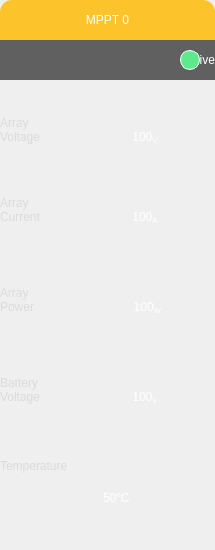
      <widget class="QWidget" name="mppt0" native="true">
       <property name="sizePolicy">
        <sizepolicy hsizetype="Fixed" vsizetype="Fixed">
         <horstretch>0</horstretch>
         <verstretch>0</verstretch>
        </sizepolicy>
       </property>
       <property name="minimumSize">
        <size>
         <width>215</width>
         <height>550</height>
        </size>
       </property>
       <property name="maximumSize">
        <size>
         <width>215</width>
         <height>550</height>
        </size>
       </property>
       <property name="styleSheet">
        <string notr="true">QWidget#mppt0{
border-radius:12px;
background-color:rgba(45, 45, 45,150);
}</string>
       </property>
       <widget class="QLabel" name="mppt0Header">
        <property name="geometry">
         <rect>
          <x>0</x>
          <y>0</y>
          <width>215</width>
          <height>40</height>
         </rect>
        </property>
        <property name="sizePolicy">
         <sizepolicy hsizetype="Fixed" vsizetype="Fixed">
          <horstretch>0</horstretch>
          <verstretch>0</verstretch>
         </sizepolicy>
        </property>
        <property name="minimumSize">
         <size>
          <width>215</width>
          <height>40</height>
         </size>
        </property>
        <property name="maximumSize">
         <size>
          <width>215</width>
          <height>40</height>
         </size>
        </property>
        <property name="styleSheet">
         <string notr="true">QLabel#mppt0Header{
font: 20pt &quot;Arial&quot;;
color:white;
border-top-left-radius:12px;
border-top-right-radius:12px;
background-color:rgba(255, 187, 0, 210 );
}</string>
        </property>
        <property name="text">
         <string>MPPT 0</string>
        </property>
        <property name="alignment">
         <set>Qt::AlignCenter</set>
        </property>
       </widget>
       <widget class="QLabel" name="mppt0AliveLabel">
        <property name="geometry">
         <rect>
          <x>0</x>
          <y>40</y>
          <width>215</width>
          <height>40</height>
         </rect>
        </property>
        <property name="sizePolicy">
         <sizepolicy hsizetype="Fixed" vsizetype="Fixed">
          <horstretch>0</horstretch>
          <verstretch>0</verstretch>
         </sizepolicy>
        </property>
        <property name="minimumSize">
         <size>
          <width>215</width>
          <height>40</height>
         </size>
        </property>
        <property name="maximumSize">
         <size>
          <width>215</width>
          <height>40</height>
         </size>
        </property>
        <property name="styleSheet">
         <string notr="true">QLabel#mppt0AliveLabel{
font: 18pt &quot;Arial&quot;;
color:white;
background-color:rgba(56, 56, 56, 200);
}</string>
        </property>
        <property name="text">
         <string>Alive</string>
        </property>
        <property name="alignment">
         <set>Qt::AlignRight|Qt::AlignTrailing|Qt::AlignVCenter</set>
        </property>
        <property name="margin">
         <number>57</number>
        </property>
       </widget>
       <widget class="QLabel" name="mppt0ArrayVoltageLabel">
        <property name="geometry">
         <rect>
          <x>0</x>
          <y>90</y>
          <width>101</width>
          <height>80</height>
         </rect>
        </property>
        <property name="sizePolicy">
         <sizepolicy hsizetype="Fixed" vsizetype="Fixed">
          <horstretch>0</horstretch>
          <verstretch>0</verstretch>
         </sizepolicy>
        </property>
        <property name="minimumSize">
         <size>
          <width>101</width>
          <height>80</height>
         </size>
        </property>
        <property name="maximumSize">
         <size>
          <width>101</width>
          <height>80</height>
         </size>
        </property>
        <property name="styleSheet">
         <string notr="true">font:16pt &quot;Arial&quot;;
color:rgb(219, 219, 219);</string>
        </property>
        <property name="text">
         <string>Array
Voltage</string>
        </property>
        <property name="margin">
         <number>10</number>
        </property>
       </widget>
       <widget class="QLabel" name="mppt0ArrayCurrentLabel">
        <property name="geometry">
         <rect>
          <x>0</x>
          <y>170</y>
          <width>101</width>
          <height>80</height>
         </rect>
        </property>
        <property name="sizePolicy">
         <sizepolicy hsizetype="Fixed" vsizetype="Fixed">
          <horstretch>0</horstretch>
          <verstretch>0</verstretch>
         </sizepolicy>
        </property>
        <property name="minimumSize">
         <size>
          <width>101</width>
          <height>80</height>
         </size>
        </property>
        <property name="maximumSize">
         <size>
          <width>101</width>
          <height>80</height>
         </size>
        </property>
        <property name="styleSheet">
         <string notr="true">font:16pt &quot;Arial&quot;;
color:rgb(219, 219, 219);</string>
        </property>
        <property name="text">
         <string>Array
Current</string>
        </property>
        <property name="margin">
         <number>10</number>
        </property>
       </widget>
       <widget class="QLabel" name="mppt0ArrayPowerLabel">
        <property name="geometry">
         <rect>
          <x>0</x>
          <y>260</y>
          <width>101</width>
          <height>80</height>
         </rect>
        </property>
        <property name="sizePolicy">
         <sizepolicy hsizetype="Fixed" vsizetype="Fixed">
          <horstretch>0</horstretch>
          <verstretch>0</verstretch>
         </sizepolicy>
        </property>
        <property name="minimumSize">
         <size>
          <width>101</width>
          <height>80</height>
         </size>
        </property>
        <property name="maximumSize">
         <size>
          <width>101</width>
          <height>80</height>
         </size>
        </property>
        <property name="styleSheet">
         <string notr="true">font:16pt &quot;Arial&quot;;
color:rgb(219, 219, 219);</string>
        </property>
        <property name="text">
         <string>Array
Power</string>
        </property>
        <property name="margin">
         <number>10</number>
        </property>
       </widget>
       <widget class="QLabel" name="mppt0BatteryVoltageLabel">
        <property name="geometry">
         <rect>
          <x>0</x>
          <y>350</y>
          <width>101</width>
          <height>80</height>
         </rect>
        </property>
        <property name="sizePolicy">
         <sizepolicy hsizetype="Fixed" vsizetype="Fixed">
          <horstretch>0</horstretch>
          <verstretch>0</verstretch>
         </sizepolicy>
        </property>
        <property name="minimumSize">
         <size>
          <width>101</width>
          <height>80</height>
         </size>
        </property>
        <property name="maximumSize">
         <size>
          <width>101</width>
          <height>80</height>
         </size>
        </property>
        <property name="styleSheet">
         <string notr="true">font:16pt &quot;Arial&quot;;
color:rgb(219, 219, 219);</string>
        </property>
        <property name="text">
         <string>Battery
Voltage</string>
        </property>
        <property name="margin">
         <number>10</number>
        </property>
       </widget>
       <widget class="QLabel" name="mppt0TemperatureLabel">
        <property name="geometry">
         <rect>
          <x>0</x>
          <y>410</y>
          <width>150</width>
          <height>111</height>
         </rect>
        </property>
        <property name="minimumSize">
         <size>
          <width>150</width>
          <height>0</height>
         </size>
        </property>
        <property name="maximumSize">
         <size>
          <width>150</width>
          <height>16777215</height>
         </size>
        </property>
        <property name="styleSheet">
         <string notr="true">font:16pt &quot;Arial&quot;;
color:rgb(219, 219, 219);</string>
        </property>
        <property name="text">
         <string>Temperature</string>
        </property>
        <property name="margin">
         <number>10</number>
        </property>
       </widget>
       <widget class="QLabel" name="mppt0ArrayVoltage">
        <property name="geometry">
         <rect>
          <x>90</x>
          <y>100</y>
          <width>110</width>
          <height>80</height>
         </rect>
        </property>
        <property name="sizePolicy">
         <sizepolicy hsizetype="Fixed" vsizetype="Fixed">
          <horstretch>0</horstretch>
          <verstretch>0</verstretch>
         </sizepolicy>
        </property>
        <property name="minimumSize">
         <size>
          <width>110</width>
          <height>80</height>
         </size>
        </property>
        <property name="maximumSize">
         <size>
          <width>110</width>
          <height>80</height>
         </size>
        </property>
        <property name="styleSheet">
         <string notr="true">font:30pt &quot;Arial&quot;;
margin-bottom:5px;
color:white;</string>
        </property>
        <property name="text">
         <string>100&lt;sub&gt;V&lt;/sub&gt;</string>
        </property>
        <property name="textFormat">
         <enum>Qt::AutoText</enum>
        </property>
        <property name="alignment">
         <set>Qt::AlignCenter</set>
        </property>
        <property name="margin">
         <number>10</number>
        </property>
       </widget>
       <widget class="QLabel" name="mppt0ArrayCurrent">
        <property name="geometry">
         <rect>
          <x>90</x>
          <y>180</y>
          <width>110</width>
          <height>80</height>
         </rect>
        </property>
        <property name="sizePolicy">
         <sizepolicy hsizetype="Fixed" vsizetype="Fixed">
          <horstretch>0</horstretch>
          <verstretch>0</verstretch>
         </sizepolicy>
        </property>
        <property name="minimumSize">
         <size>
          <width>110</width>
          <height>80</height>
         </size>
        </property>
        <property name="maximumSize">
         <size>
          <width>110</width>
          <height>80</height>
         </size>
        </property>
        <property name="styleSheet">
         <string notr="true">font:30pt &quot;Arial&quot;;
margin-bottom:5px;
color:white;</string>
        </property>
        <property name="text">
         <string>100&lt;sub&gt;A&lt;/sub&gt;</string>
        </property>
        <property name="textFormat">
         <enum>Qt::AutoText</enum>
        </property>
        <property name="alignment">
         <set>Qt::AlignCenter</set>
        </property>
        <property name="margin">
         <number>10</number>
        </property>
       </widget>
       <widget class="QLabel" name="mppt0ArrayPower">
        <property name="geometry">
         <rect>
          <x>90</x>
          <y>270</y>
          <width>115</width>
          <height>80</height>
         </rect>
        </property>
        <property name="sizePolicy">
         <sizepolicy hsizetype="Fixed" vsizetype="Fixed">
          <horstretch>0</horstretch>
          <verstretch>0</verstretch>
         </sizepolicy>
        </property>
        <property name="minimumSize">
         <size>
          <width>115</width>
          <height>80</height>
         </size>
        </property>
        <property name="maximumSize">
         <size>
          <width>115</width>
          <height>80</height>
         </size>
        </property>
        <property name="styleSheet">
         <string notr="true">font:30pt &quot;Arial&quot;;
margin-bottom:5px;
color:white;</string>
        </property>
        <property name="text">
         <string>100&lt;sub&gt;W&lt;/sub&gt;</string>
        </property>
        <property name="textFormat">
         <enum>Qt::AutoText</enum>
        </property>
        <property name="alignment">
         <set>Qt::AlignCenter</set>
        </property>
        <property name="margin">
         <number>10</number>
        </property>
       </widget>
       <widget class="QLabel" name="mppt0BatteryVoltage">
        <property name="geometry">
         <rect>
          <x>90</x>
          <y>360</y>
          <width>110</width>
          <height>80</height>
         </rect>
        </property>
        <property name="sizePolicy">
         <sizepolicy hsizetype="Fixed" vsizetype="Fixed">
          <horstretch>0</horstretch>
          <verstretch>0</verstretch>
         </sizepolicy>
        </property>
        <property name="minimumSize">
         <size>
          <width>110</width>
          <height>80</height>
         </size>
        </property>
        <property name="maximumSize">
         <size>
          <width>110</width>
          <height>80</height>
         </size>
        </property>
        <property name="styleSheet">
         <string notr="true">font:30pt &quot;Arial&quot;;
margin-bottom:5px;
color:white;</string>
        </property>
        <property name="text">
         <string>100&lt;sub&gt;V&lt;/Sub&gt;</string>
        </property>
        <property name="textFormat">
         <enum>Qt::AutoText</enum>
        </property>
        <property name="alignment">
         <set>Qt::AlignCenter</set>
        </property>
        <property name="margin">
         <number>10</number>
        </property>
       </widget>
       <widget class="QLabel" name="mppt0Temperature">
        <property name="geometry">
         <rect>
          <x>100</x>
          <y>460</y>
          <width>110</width>
          <height>81</height>
         </rect>
        </property>
        <property name="minimumSize">
         <size>
          <width>110</width>
          <height>0</height>
         </size>
        </property>
        <property name="maximumSize">
         <size>
          <width>110</width>
          <height>16777215</height>
         </size>
        </property>
        <property name="styleSheet">
         <string notr="true">font:30pt &quot;Arial&quot;;
margin-bottom:5px;
color:white;</string>
        </property>
        <property name="text">
         <string>&lt;html&gt;&lt;head/&gt;&lt;body&gt;&lt;p&gt;50&lt;span style=&quot; vertical-align:super;&quot;&gt;o&lt;/span&gt;C&lt;/p&gt;&lt;/body&gt;&lt;/html&gt;</string>
        </property>
        <property name="margin">
         <number>10</number>
        </property>
       </widget>
       <widget class="QWidget" name="mppt0AliveIndicator" native="true">
        <property name="geometry">
         <rect>
          <x>180</x>
          <y>50</y>
          <width>20</width>
          <height>20</height>
         </rect>
        </property>
        <property name="sizePolicy">
         <sizepolicy hsizetype="Fixed" vsizetype="Fixed">
          <horstretch>0</horstretch>
          <verstretch>0</verstretch>
         </sizepolicy>
        </property>
        <property name="minimumSize">
         <size>
          <width>20</width>
          <height>20</height>
         </size>
        </property>
        <property name="maximumSize">
         <size>
          <width>20</width>
          <height>20</height>
         </size>
        </property>
        <property name="styleSheet">
         <string notr="true">background-color:rgb(93, 234, 140);
border-radius:10px;
border: 1px solid white;</string>
        </property>
       </widget>
       <zorder>mppt0AliveLabel</zorder>
       <zorder>mppt0Header</zorder>
       <zorder>mppt0ArrayVoltageLabel</zorder>
       <zorder>mppt0ArrayCurrentLabel</zorder>
       <zorder>mppt0ArrayPowerLabel</zorder>
       <zorder>mppt0BatteryVoltageLabel</zorder>
       <zorder>mppt0TemperatureLabel</zorder>
       <zorder>mppt0ArrayVoltage</zorder>
       <zorder>mppt0ArrayCurrent</zorder>
       <zorder>mppt0ArrayPower</zorder>
       <zorder>mppt0BatteryVoltage</zorder>
       <zorder>mppt0Temperature</zorder>
       <zorder>mppt0AliveIndicator</zorder>
      </widget>
